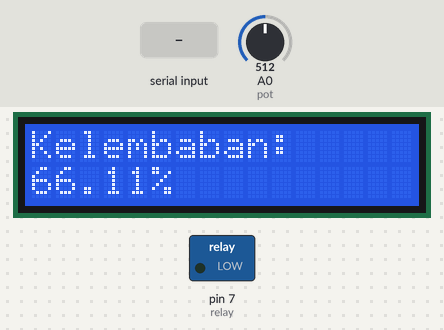
Simulated run of this sketch. Board: Arduino Uno, built with avr-gcc and run on an emulated ATmega328P. On the bench: 16×2 character LCD, switched loads named in the sketch (green lamp = pin HIGH). Inputs (shaded band) come from the test bench; at power-on: A0 (pot) = 512. What the sketch prints to the serial monitor is not drawn.

Above: at 1.6 s.
1.7 s: "2" received over the second serial link
At 2.7 s:
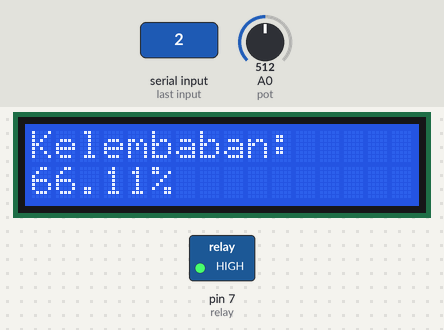
3.2 s: A0 (pot) set to 716
At 4.9 s:
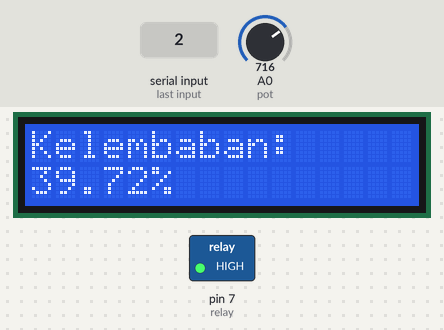
5.5 s: A0 (pot) set to 900
At 6.4 s:
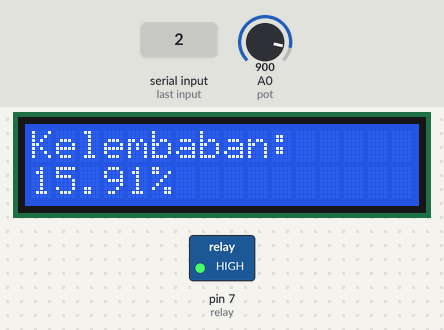
7.5 s: A0 (pot) set to 1023
At 9.1 s:
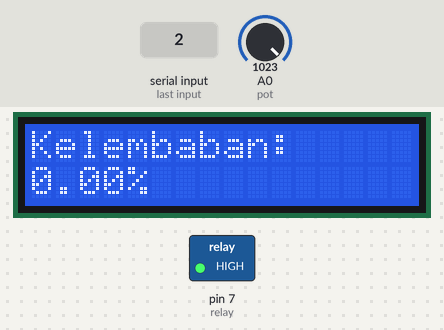
Timing chart, 0 to 10.6 s (numbered marks = the images above; inputs shaded):
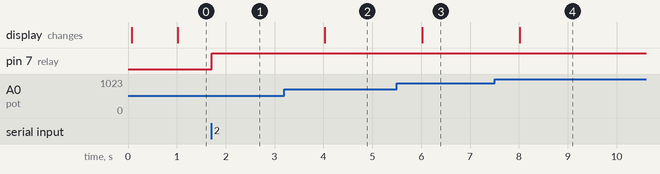

Measured:
- after the input at 1.7 s, pin 7 (relay): LOW → HIGH at once
- after the input at 3.2 s, the display: changes after 0.82 s (image 2)
- after the input at 5.5 s, the display: changes after 0.52 s (image 3)
- after the input at 7.5 s, the display: changes after 0.52 s (image 4)

The sketch:

BlynkArduino.ino
```cpp
#include <SoftwareSerial.h>
#include <LiquidCrystal_I2C.h>

SoftwareSerial mySerial(2,3);
LiquidCrystal_I2C lcd(0x27,16,2);

String data;
char c;
const int relay = 7;

int pot = A0;
float valPot; //variabel hasil pembacaan sensor
long in_min = 1023; // variabel ketika sensor tidak kena air
long in_max = 250; // variabel ketika sensor tercelum semua kedalam air
String val;
unsigned long waktu = 0;
const long periode = 1000;
int value;

void Kelembaban(){
  valPot= analogRead(pot);
  valPot = (valPot - in_min)/(in_max-in_min);
  valPot = valPot *100;
  Serial.println(valPot);
}

void Display(){
   lcd.clear();
   lcd.setCursor(0, 0);
   lcd.print("Kelembaban:");
   lcd.setCursor(0, 1);
   lcd.print(valPot);
   lcd.print("%");
}

void setup() {
  // put your setup code here, to run once:
  Serial.begin(115200);
  mySerial.begin(115200);
  pinMode(relay, OUTPUT);
  digitalWrite(relay, LOW);
  delay(10);
  lcd.init();
  lcd.backlight();
}
void serialEvent(){

}
void loop() {
  // put your main code here, to run repeatedly:
  unsigned long waktunow = millis(); // store the current time
  if (waktunow - waktu >= periode) { // check if 1000ms passed
   waktu = waktunow;   // save the last time you blinked the LED
   Kelembaban();
   Display();

  }
  else{
  while (mySerial.available()) {
      delay(10);
      c = mySerial.read();
      data += c;
    }
    if (data.length()>0) {
    Serial.println(data);
    if(data == "2"){
       digitalWrite(relay, HIGH);
       //Serial.println("Menyiram");
       delay(100);
       data = "";
     }
    else if ( data == "1"){
       digitalWrite(relay, LOW);
       //Serial.println("Berhenti");
       delay(100);
       data = "";
     }
    else if ( data =="r"){
      Kelembaban();
      mySerial.print(valPot,0);
      delay(100);
      data = "";
    }
   }
  }
}
```
